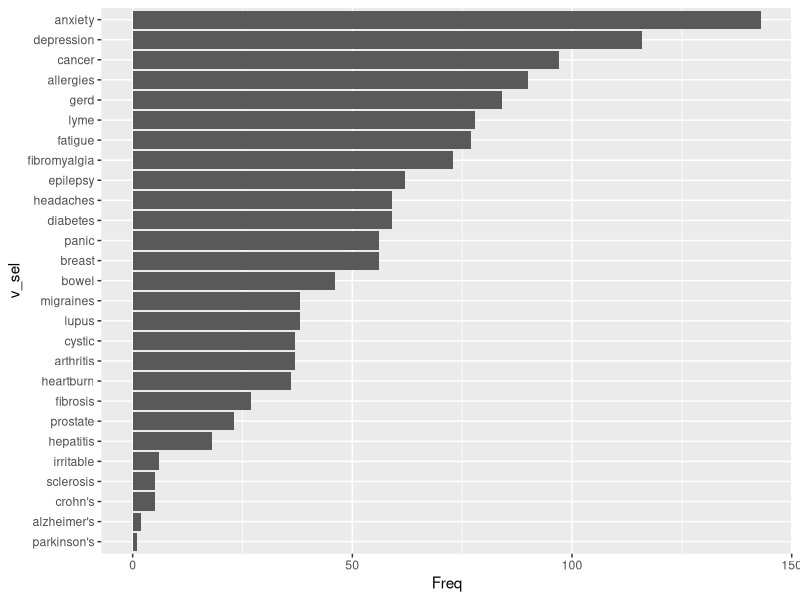
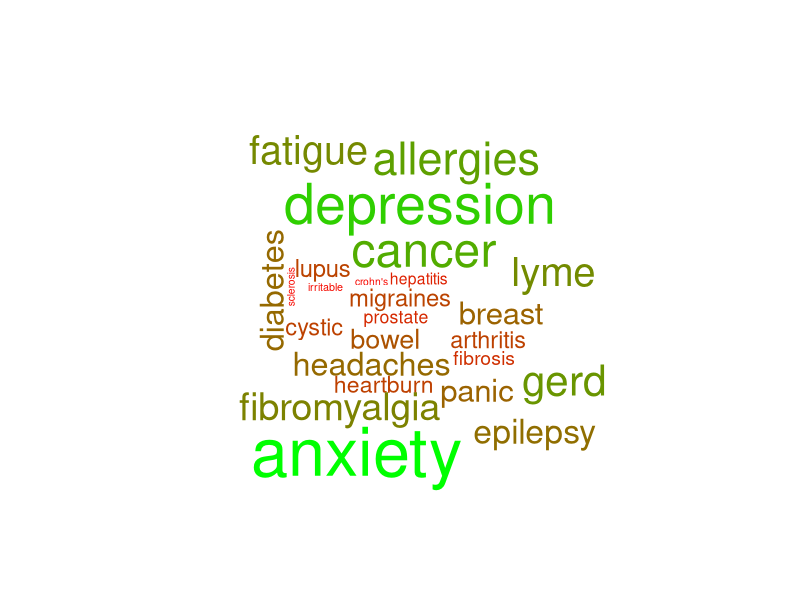
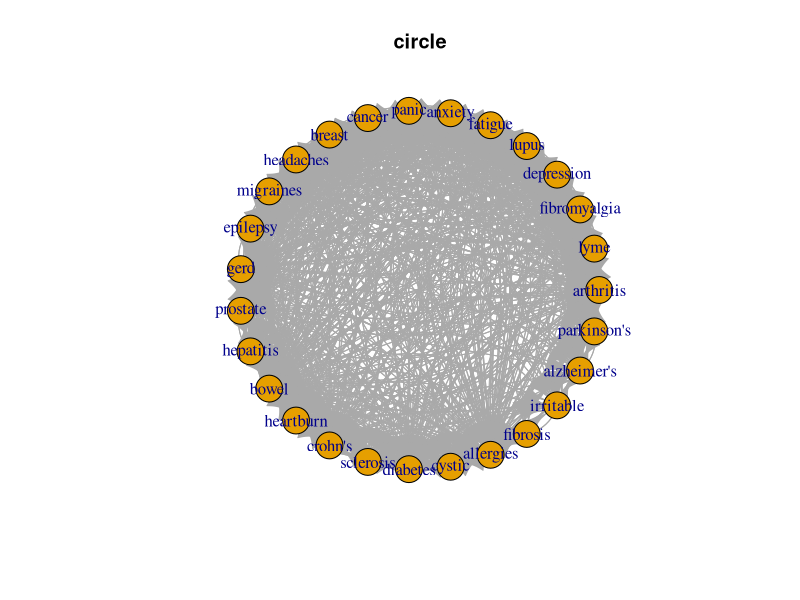
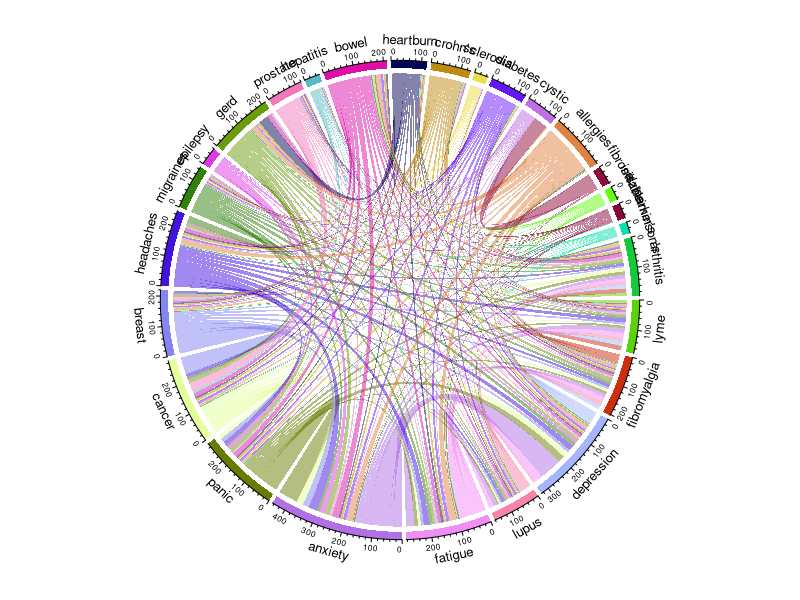

Here is the R script that generated these plots, in order:
library(wordcloud)
library(ggplot2)
library(igraph)
library(circlize)
# setwd("~/Documents/curs_bib/") #This is for me
# We define a list of autoimmune diseases
diseases<-c("Allergies", "Alzheimer's", "Anxiety", "Panic", "Arthritis", "Breast",
            "Fatigue", "Crohn's", "Cystic", "Fibrosis", "Depression", "Diabetes", "Epilepsy",
            "Fibromyalgia", "GERD", "Reflux)", "Headaches", "Heartburn", "Hepatitis","Irritable", "Bowel",
            "Lupus", "Lyme", "Migraines", "Sclerosis", "Parkinson's", "Prostate", "Cancer")
diseases<-tolower(diseases)
# We introduce the data
table<-read.table("posts.txt", check.names = FALSE, sep="\n")

# We clean the character data (this can be improved)
cl_table<-apply(table, 1, function(x) gsub("\n", "", x))
cl_table<-sapply(cl_table, function(x) gsub("[0-9|{|}|(|)|*|+|.|?]", "", x))
cl_table<-sapply(cl_table, function(x) gsub("[\\[]", "", x))
cl_table<-sapply(cl_table, function(x) gsub("]", "", x))
cl_table<-sapply(cl_table, tolower) # This is to convert every letter to lower case

# We split the text by words
lcl_table<-sapply(cl_table, function(x) strsplit(x, split=" "))

# We select the words in the vector diseases
sel_table<-lapply(lcl_table, function(x) x[x %in% diseases])
sel_table_short<-sel_table[lapply(sel_table, length) > 0] #We remove the list entries (posts) without any word

# We keep only one appearence by post
sel_table_short<-sapply(sel_table_short, function(x) x[!duplicated(x)])

## Here we will represent individual word frequencies
# We join all appearence in a unique vector (we loose the information by post)
v_sel<-unlist(sel_table_short, use.names=FALSE)

# We summerize in a table each word frequency
df_vsel<-as.data.frame(sort(table(v_sel)))

# We represent this frequencies
ggplot(df_vsel, aes(v_sel, Freq))+geom_bar(stat="identity")+coord_flip()
wordcloud(df_vsel$v_sel, df_vsel$Freq, random.color = FALSE, colors=colorRampPalette(c("red", "green"))(200))


## Here we will represent connections of two words within single posts
# We will create an edgelist for every post and will concatenate them.
mat_adja<-matrix(nrow=0, ncol=2)
for (list in sel_table_short){
  if (length(list) > 1){
    adjacency_temp<-matrix(rep(1, length(list)), length(list), length(list), dimnames=list(list, list))
    mat_adja<-rbind(mat_adja,  get.edgelist(graph.adjacency(adjacency_temp)))
  }
}
# Here we will remove "self connections". Eg: "depression" connected to "depression".
mat_adja<-mat_adja[mat_adja[,1] != mat_adja[,2],]
# This plots the network, but is too complex to understand
plot(graph.data.frame(mat_adja), layout=layout.circle, main="circle")

# # We represent the igraph with the chordDiagram package in a circular form
adj_graph<-get.adjacency(graph.data.frame(mat_adja, directed = FALSE),type = "lower")
chordDiagram(as.matrix(adj_graph), transparency = 0.5)
